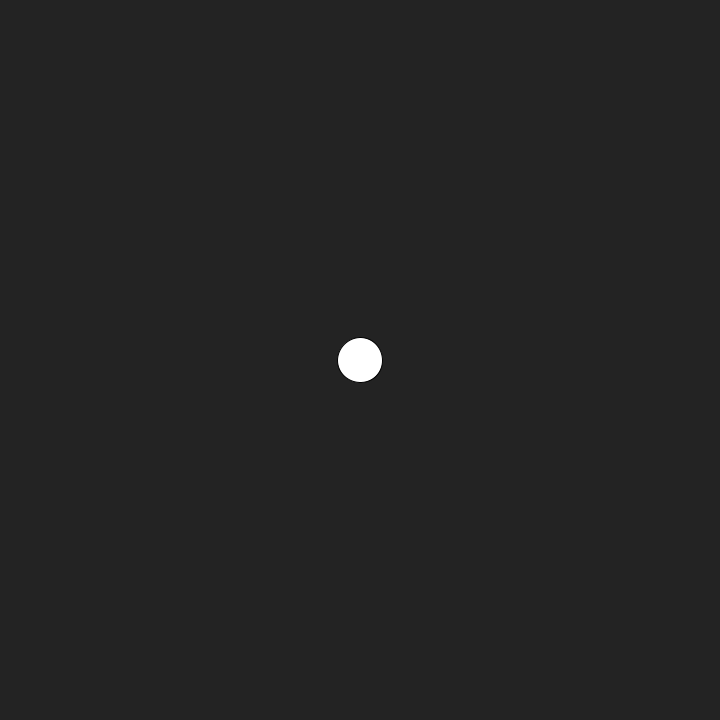
Frame 1 (no input)
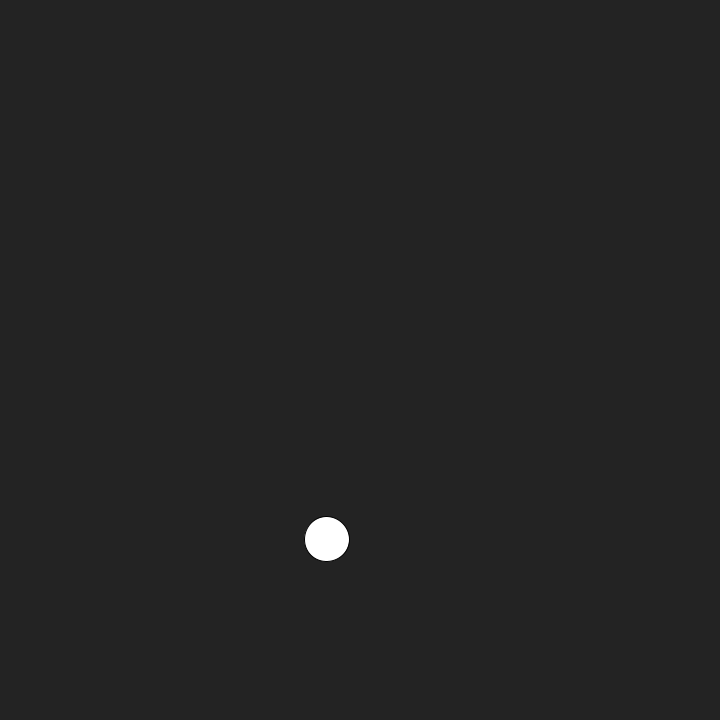
Frame 60 (the mouse pressed at the canvas centre just before this capture)
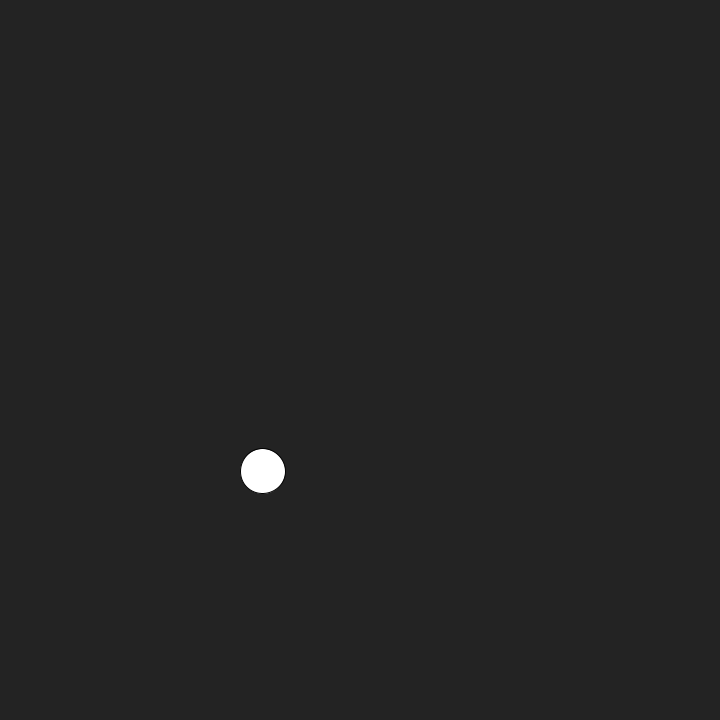
Frame 120 (the mouse held since frame 60 and released just before this capture)

The Processing sketch that drew these frames (run headless with seeded random() and noise(); from frame 60 on, the mouse is pressed at the canvas centre):

// Processing sketch: exercise_4
// ── exercise_4.pde
Ball ball;

void setup() {
  size(720, 720);
  ball = new Ball(new PVector(width / 2, height /2), 3);
}

void draw() {
  background(35); 
  
  PVector wind = new PVector(random(-0.3, 0.3), 0); 
  PVector gravity = new PVector(0, 0.1 * ball.mass);
  PVector friction = ball.velocity.copy();
  
  //friction direction  
  friction.normalize();
  friction.mult(-1); 
  
  //friction magnitude
  float c = 0.01; 
  float normal = 1;
  float frictionMag = c*normal; 
  friction.mult(frictionMag);
  
  if(ball.position.x < width /2) {
    ball.applyForce(friction); 
  }
  
  ball.applyForce(gravity); 
  ball.applyForce(wind); 
  
  if(ball.position.x - (ball.diameter / 2) < 0 || ball.position.x + (ball.diameter /2) > width) {
    ball.velocity.x *= -1;
  }
  
  if(ball.position.y - (ball.diameter / 2) < 0 || ball.position.y + (ball.diameter /2) > height) {
    ball.velocity.y *= -1;
    ball.position.y = height - (ball.diameter /2); 
  }
  
  ball.update(); 
}

// ── Ball.pde
class Ball {
  PVector position; 
  PVector velocity; 
  PVector acceleration; 
  float mass; 
  float diameter;
  
  Ball(PVector position, float mass) {
    this.position = position;
    this.velocity = new PVector();
    this.acceleration = new PVector(); 
    this.mass = mass; 
    this.diameter = mass * 15; 
  }
  
  void applyForce(PVector force) {
    this.acceleration.add(PVector.div(force, this.mass)); 
  }
  
  void update() {
    this.velocity.add(this.acceleration);
    this.position.add(this.velocity);
    this.acceleration.mult(0); 
    
    fill(255); 
    circle(this.position.x, this.position.y, this.diameter);
  }
}
